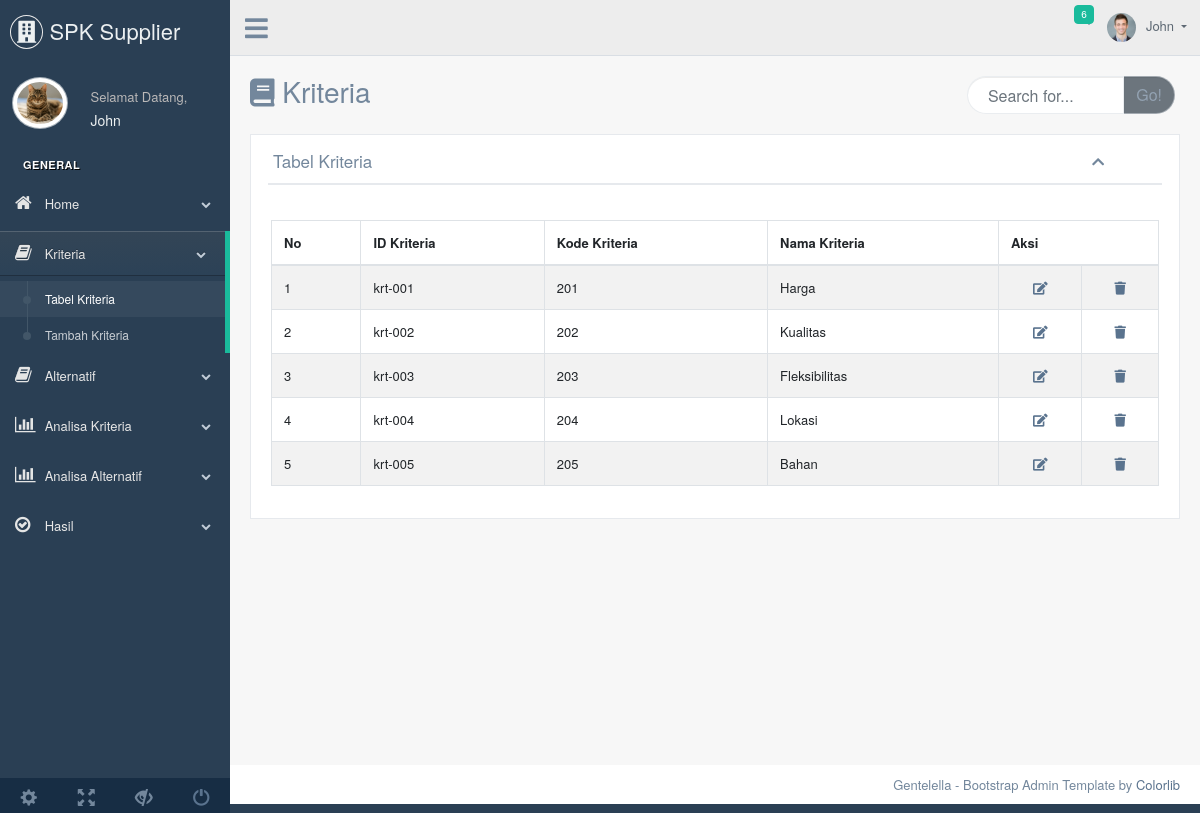
Before: /production/data_kriteria.php with the older database file.
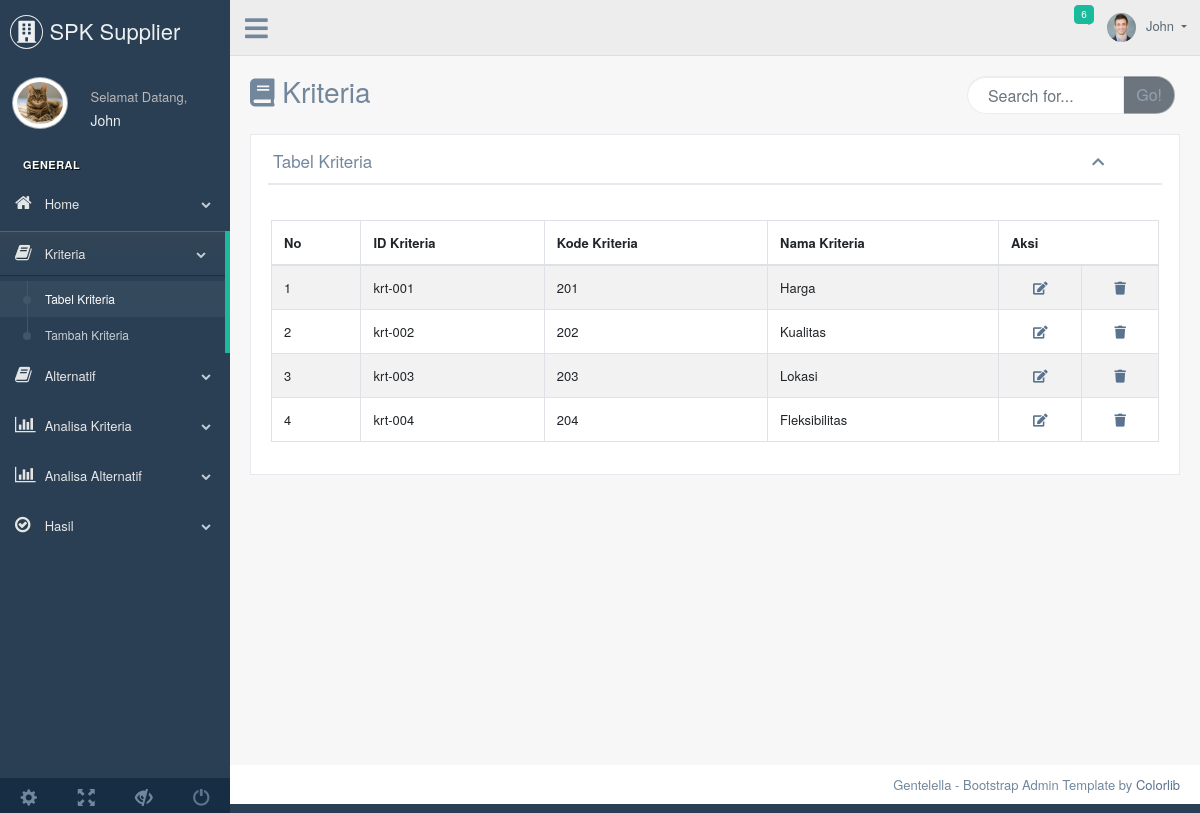
After: the same page with the newer database file.
### tables this page shows
CREATE TABLE `tb_kriteria` (
  `id_kriteria` varchar(7) NOT NULL,
  `kd_kriteria` int(7) NOT NULL,
  `nama_kriteria` varchar(50) NOT NULL
);

### production/data_kriteria.php (the view, shortened to what this page needs)
<?php
include "koneksi.php";
 ?>
<!DOCTYPE html>
<html lang="en">
<?php
include ('include/head.php')
?>
  <body class="nav-md">
    <div class="container body">
      <div class="main_container">
        <div class="col-md-3 left_col">
          <div class="left_col scroll-view">
            <div class="navbar nav_title" style="border: 0;">
              <a href="index.html" class="site_title"><i class="fa fa-building"></i> <span>SPK Supplier</span></a>
            </div>
            <?php
            include ('include/profile.php')
            ?>
            <br />
    <?php
            include ('include/sidebar.php')
            ?>
            <?php
            include ('include/menu_footer.php')
            ?>
          </div>
        </div>
<?php
            include ('include/top_navi.php')
            ?>
        <div class="right_col" role="main">
          <div class="">
            <div class="page-title">
              <div class="title_left">
                <h3><i class="fa fa-book"></i> Kriteria </h3>
              </div>
              <div class="title_right">
                <div class="col-md-5 col-sm-5 col-xs-12 form-group pull-right top_search">
                  <div class="input-group">
                    <input type="text" class="form-control" placeholder="Search for...">
                    <span class="input-group-btn">
                      <button class="btn btn-secondary" type="button">Go!</button>
                    </span>
                  </div>
                </div>
              </div>
            </div>
            <div class="clearfix"></div>
            <div class="row">
              <div class="col-md-12 col-sm-12 ">
                <div class="x_panel">
                  <div class="x_title">
                    <h2>Tabel Kriteria</h2>
                    <ul class="nav navbar-right panel_toolbox">
                      <li><a class="collapse-link"><i class="fa fa-chevron-up"></i></a>
                      </li>
                    </ul>
                    <div class="clearfix"></div>
                  </div>
                  <div class="x_content">
                      <div class="row">
                          <div class="col-sm-12">
                            <div class="card-box table-responsive">
                    <br>
                    <table id="datatable" class="table table-striped table-bordered" style="width:100%">
                      <thead>
                        <tr>
                        <th>No</th>
                          <th>ID Kriteria</th>
                          <th>Kode Kriteria</th>
                          <th>Nama Kriteria</th>
                          <th colspan="2">Aksi</th>
                        </tr>
                      </thead>
                      <tbody>
                      <?php
                  $query = mysqli_query($koneksi, "SELECT * FROM tb_kriteria");
                  $no = 1;
                  while ($row = mysqli_fetch_array($query)) {
                  ?>
                    <tr>
                     <td><?php echo $no; ?></td>
                     <td><?php echo $row[0]; ?></td>
                     <td><?php echo $row[1]; ?></td>
                     <td><?php echo $row[2]; ?></td>
                     <td align="center">
                      <a href="kriteria_edit.php?id_kriteria=<?php echo $row['id_kriteria'] ?>"><i class="fa fa-edit"></i> </a>
                    </td>
                    <td align="center">
                      <a href="kriteria_hapus.php?id_kriteria=<?php echo $row['id_kriteria'] ?>" onclick="return confirm('Yakin ingin menghapus data?')"><i class="fa fa-trash"></i> </a>
                    </td>
                        </tr>
                        <?php
                  $no++;
                  }
                   ?>
                      </tbody>
                    </table>
                  </div>
                  </div>
              </div>
            </div>
                </div>
              </div>
                  </div>
                </div>
              </div>
            </div>
                </div>
        <footer>
          <div class="pull-right">
            Gentelella - Bootstrap Admin Template by <a href="https://colorlib.com">Colorlib</a>
          </div>
          <div class="clearfix"></div>
        </footer>
  </body>
</html>

Changed rows visible on the page:
removed tb_kriteria: id_kriteria "krt-005", kd_kriteria "205", nama_kriteria "Bahan"
changed tb_kriteria "krt-003": nama_kriteria "Fleksibilitas" → "Lokasi"
changed tb_kriteria "krt-004": nama_kriteria "Lokasi" → "Fleksibilitas"
